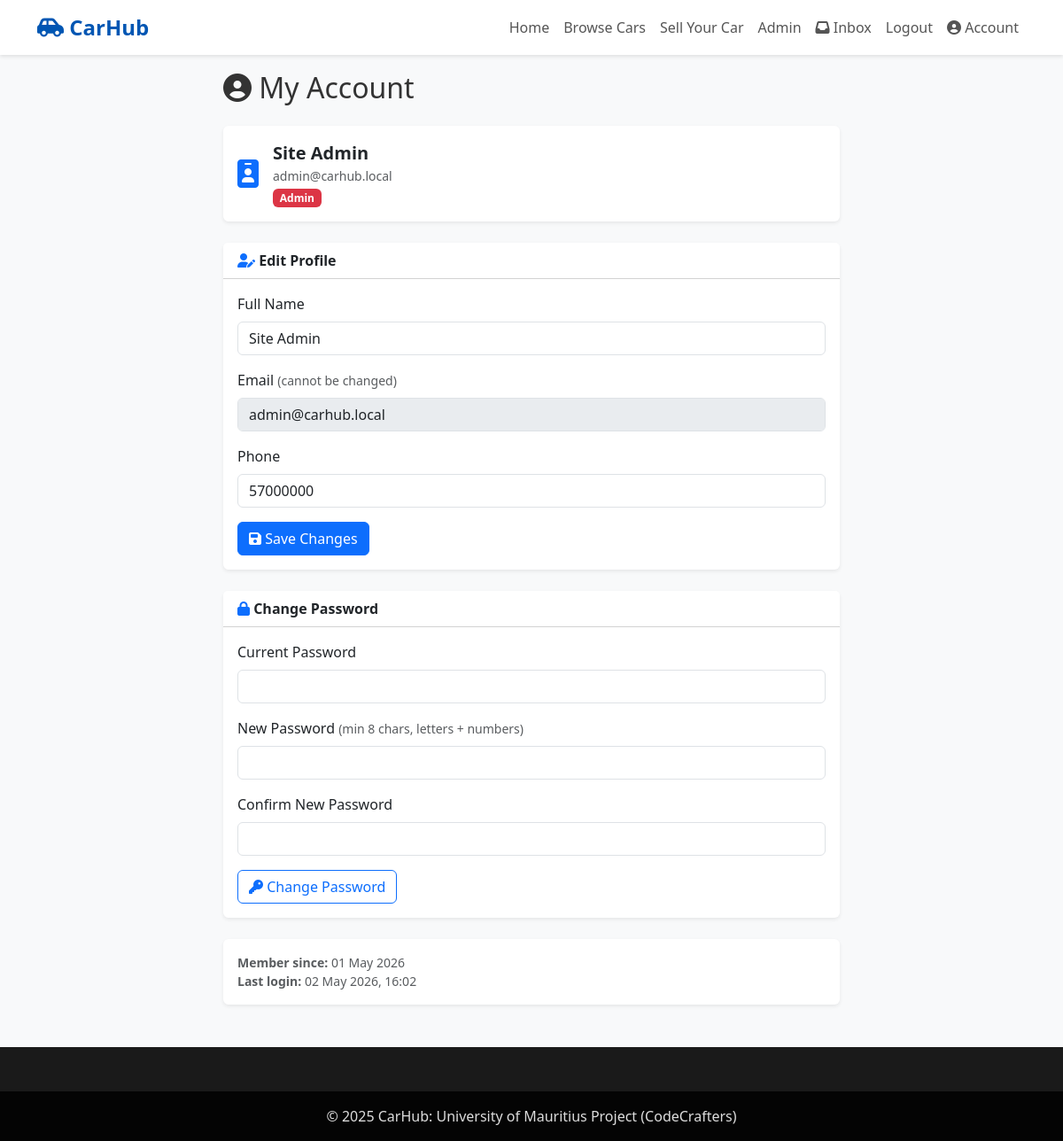
Page /frontend/pages/dashboard/account.php (signed in) on the committed database.
### tables this page shows
CREATE TABLE `users` (
  `user_id` int(11) NOT NULL,
  `name` varchar(100) NOT NULL,
  `email` varchar(150) NOT NULL,
  `password` varchar(255) NOT NULL,
  `phone` varchar(20) NOT NULL,
  `role` enum('Buyer','Seller','Admin') NOT NULL DEFAULT 'Buyer',
  `is_active` tinyint(1) NOT NULL DEFAULT 1,
  `last_login` datetime DEFAULT NULL,
  `created_at` timestamp NOT NULL DEFAULT current_timestamp()
);

### frontend/pages/dashboard/account.php (the view, shortened to what this page needs)
<?php
require_once __DIR__ . '/../../../backend/config/db_connect.php';
$user_id = (int)$_SESSION['user_id'];
$stmt = $pdo->prepare("SELECT * FROM users WHERE user_id = ?");
$stmt->execute([$user_id]);
$user = $stmt->fetch();
?>
<!DOCTYPE html>
<html lang="en">
<head>
    <link href="https://cdn.jsdelivr.net/npm/bootstrap@5.3.3/dist/css/bootstrap.min.css" rel="stylesheet">
    <link rel="stylesheet" href="https://cdnjs.cloudflare.com/ajax/libs/font-awesome/6.5.0/css/all.min.css">
    <link rel="stylesheet" href="/carhub/css/style.css">
</head>
<body class="bg-light">
<?php include __DIR__ . '/../../includes/header.php'; ?>
<div class="container main-content" style="max-width:720px;">
    <h2 class="mb-4"><i class="fas fa-user-circle"></i> My Account</h2>
    <div class="card mb-4 border-0 shadow-sm">
        <div class="card-body d-flex align-items-center gap-3">
            <i class="fas fa-id-badge fa-2x text-primary"></i>
            <div>
                <div class="fw-bold fs-5"><?= htmlspecialchars($user['name']) ?></div>
                <div class="text-muted small"><?= htmlspecialchars($user['email']) ?></div>
                <span class="badge bg-<?= $user['role']==='Admin'?'danger':($user['role']==='Seller'?'success':'secondary') ?> mt-1">
                    <?= htmlspecialchars($user['role']) ?>
                </span>
            </div>
        </div>
    </div>
    <div class="card mb-4 border-0 shadow-sm">
        <div class="card-header bg-white fw-bold">
            <i class="fas fa-user-edit text-primary"></i> Edit Profile
        </div>
        <div class="card-body">
            <form method="POST">
                <div class="mb-3">
                    <label class="form-label">Full Name</label>
                    <input type="text" name="name" class="form-control"
                           value="<?= htmlspecialchars($user['name']) ?>" required minlength="2" maxlength="100">
                </div>
                <div class="mb-3">
                    <label class="form-label">Email <span class="text-muted small">(cannot be changed)</span></label>
                    <input type="email" class="form-control" value="<?= htmlspecialchars($user['email']) ?>" disabled>
                </div>
                <div class="mb-3">
                    <label class="form-label">Phone</label>
                    <input type="tel" name="phone" class="form-control"
                           value="<?= htmlspecialchars($user['phone']) ?>" required pattern="[+0-9\s\-]{8,15}">
                </div>
                <button class="btn btn-primary"><i class="fas fa-save"></i> Save Changes</button>
            </form>
        </div>
    </div>
    <div class="card mb-4 border-0 shadow-sm">
        <div class="card-header bg-white fw-bold">
            <i class="fas fa-lock text-primary"></i> Change Password
        </div>
        <div class="card-body">
            <form method="POST">
                <div class="mb-3">
                    <label class="form-label">Current Password</label>
                    <input type="password" name="current_password" class="form-control" required>
                </div>
                <div class="mb-3">
                    <label class="form-label">New Password <span class="text-muted small">(min 8 chars, letters + numbers)</span></label>
                    <input type="password" name="new_password" class="form-control" required minlength="8">
                </div>
                <div class="mb-3">
                    <label class="form-label">Confirm New Password</label>
                    <input type="password" name="confirm_password" class="form-control" required minlength="8">
                </div>
                <button class="btn btn-outline-primary"><i class="fas fa-key"></i> Change Password</button>
            </form>
        </div>
    </div>
    <div class="card border-0 shadow-sm">
        <div class="card-body text-muted small">
            <strong>Member since:</strong> <?= date('d F Y', strtotime($user['created_at'])) ?><br>
            <strong>Last login:</strong> <?= $user['last_login'] ? date('d F Y, H:i', strtotime($user['last_login'])) : 'N/A' ?>
        </div>
    </div>
</div>
<?php include __DIR__ . '/../../includes/footer.php'; ?>
</html>

### css/style.css (style rules this page uses)
:root { --primary-blue: #0056b3; --accent-blue: #0d6efd; --light-gray: #f8f9fa; --text-dark: #333; }
body { font-family: 'Segoe UI', Tahoma, Geneva, Verdana, sans-serif; background-color: #fdfdfd; color: var(--text-dark); }
main, .main-content { margin-top: 80px; }

### rows in the picture
users: name "Site Admin", email "admin@carhub.local", role "Admin", phone "57000000", created_at "01 May 2026", last_login "02 May 2026, 16:02"
